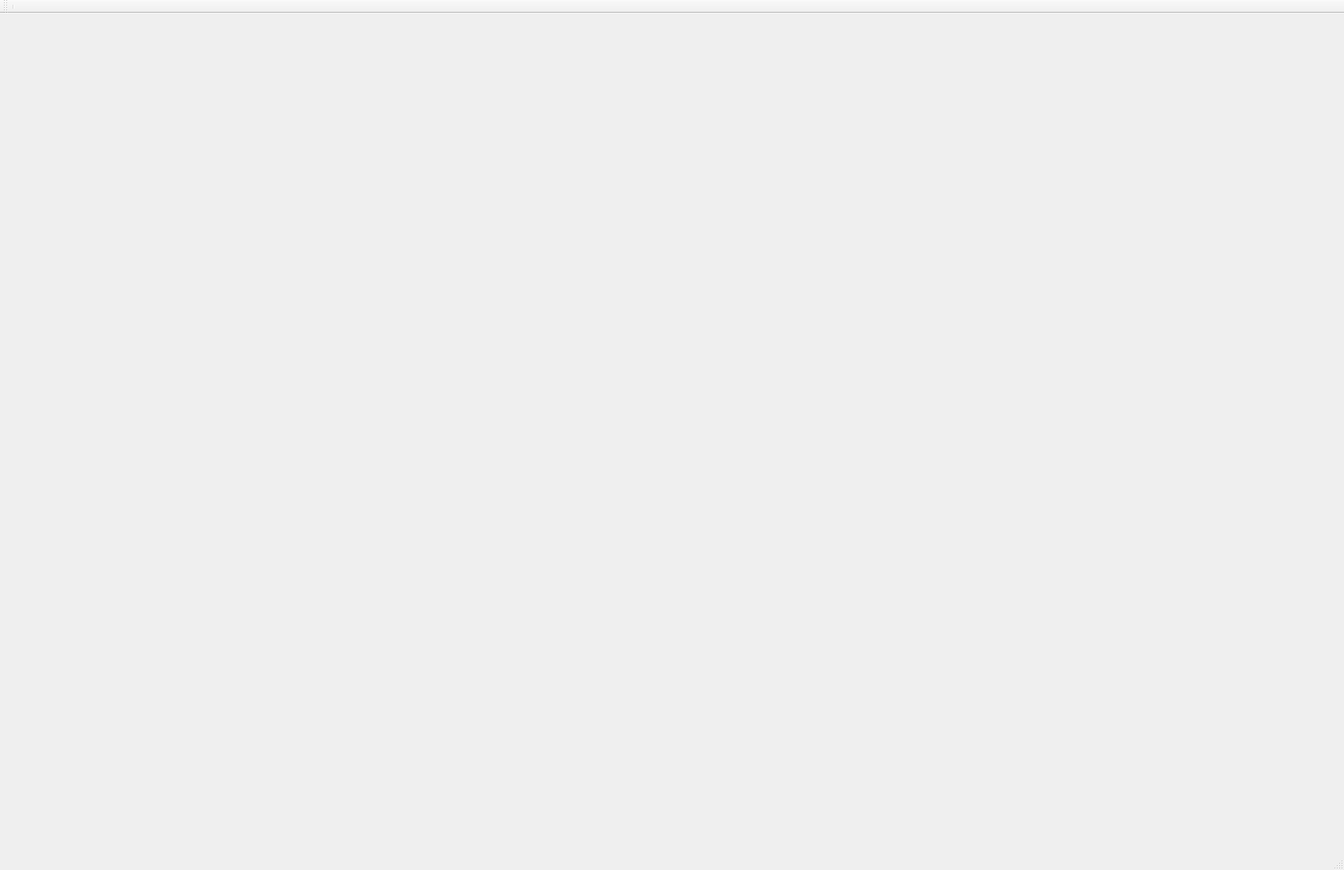
<?xml version="1.0" encoding="UTF-8"?>
<ui version="4.0">
 <class>MainWindow</class>
 <widget class="QMainWindow" name="MainWindow">
  <property name="geometry">
   <rect>
    <x>0</x>
    <y>0</y>
    <width>1700</width>
    <height>1100</height>
   </rect>
  </property>
  <property name="minimumSize">
   <size>
    <width>1700</width>
    <height>1100</height>
   </size>
  </property>
  <property name="maximumSize">
   <size>
    <width>1700</width>
    <height>1100</height>
   </size>
  </property>
  <property name="windowTitle">
   <string>MainWindow</string>
  </property>
  <widget class="QWidget" name="centralwidget">
   <property name="layoutDirection">
    <enum>Qt::RightToLeft</enum>
   </property>
   <widget class="QWidget" name="widget" native="true">
    <property name="geometry">
     <rect>
      <x>0</x>
      <y>0</y>
      <width>1700</width>
      <height>1000</height>
     </rect>
    </property>
    <property name="minimumSize">
     <size>
      <width>1700</width>
      <height>1000</height>
     </size>
    </property>
    <property name="maximumSize">
     <size>
      <width>1700</width>
      <height>1000</height>
     </size>
    </property>
    <property name="styleSheet">
     <string notr="true">image: url(:/map.png);</string>
    </property>
   </widget>
  </widget>
  <widget class="QStatusBar" name="statusbar"/>
  <widget class="QToolBar" name="toolBar">
   <property name="font">
    <font>
     <pointsize>9</pointsize>
    </font>
   </property>
   <property name="windowTitle">
    <string>toolBar</string>
   </property>
   <attribute name="toolBarArea">
    <enum>TopToolBarArea</enum>
   </attribute>
   <attribute name="toolBarBreak">
    <bool>false</bool>
   </attribute>
   <addaction name="separator"/>
  </widget>
  <action name="QComboBox">
   <property name="text">
    <string>起点</string>
   </property>
  </action>
  <action name="actionssd">
   <property name="text">
    <string>ssd]</string>
   </property>
  </action>
  <action name="actionsdsad">
   <property name="text">
    <string>sdsad</string>
   </property>
  </action>
  <action name="action">
   <property name="text">
    <string>医务室</string>
   </property>
  </action>
  <action name="action_2">
   <property name="text">
    <string>运动场</string>
   </property>
  </action>
  <action name="action_3">
   <property name="text">
    <string>雁北园北区</string>
   </property>
  </action>
  <action name="action_4">
   <property name="text">
    <string>医务室</string>
   </property>
  </action>
  <action name="action_5">
   <property name="text">
    <string>运动场</string>
   </property>
  </action>
  <action name="action_6">
   <property name="text">
    <string>雁北园北区</string>
   </property>
  </action>
 </widget>
 <resources/>
 <connections/>
</ui>
